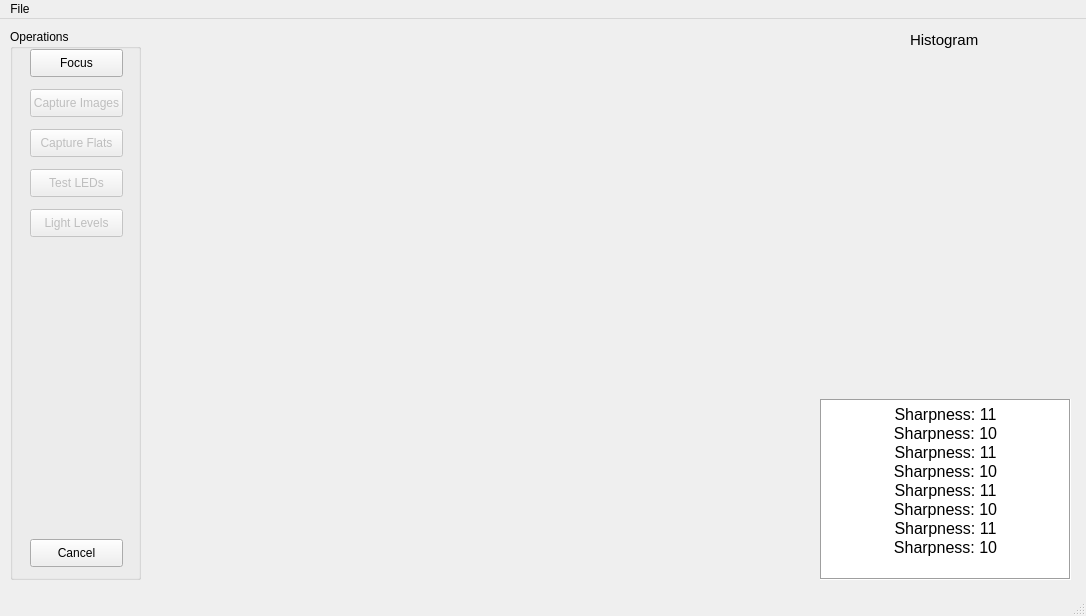
<?xml version="1.0" encoding="UTF-8"?>
<ui version="4.0">
 <class>MainWindow</class>
 <widget class="QMainWindow" name="MainWindow">
  <property name="geometry">
   <rect>
    <x>0</x>
    <y>0</y>
    <width>1086</width>
    <height>616</height>
   </rect>
  </property>
  <property name="windowTitle">
   <string>MISHA Image Capture</string>
  </property>
  <widget class="QWidget" name="centralwidget">
   <widget class="QGroupBox" name="groupBox">
    <property name="geometry">
     <rect>
      <x>10</x>
      <y>10</y>
      <width>131</width>
      <height>551</height>
     </rect>
    </property>
    <property name="title">
     <string>Operations</string>
    </property>
    <widget class="QPushButton" name="pushButton">
     <property name="geometry">
      <rect>
       <x>20</x>
       <y>20</y>
       <width>93</width>
       <height>28</height>
      </rect>
     </property>
     <property name="text">
      <string>Focus</string>
     </property>
    </widget>
    <widget class="QPushButton" name="pushButton_2">
     <property name="enabled">
      <bool>false</bool>
     </property>
     <property name="geometry">
      <rect>
       <x>20</x>
       <y>60</y>
       <width>93</width>
       <height>28</height>
      </rect>
     </property>
     <property name="text">
      <string>Capture Images</string>
     </property>
    </widget>
    <widget class="QPushButton" name="pushButton_3">
     <property name="enabled">
      <bool>false</bool>
     </property>
     <property name="geometry">
      <rect>
       <x>20</x>
       <y>100</y>
       <width>93</width>
       <height>28</height>
      </rect>
     </property>
     <property name="text">
      <string>Capture Flats</string>
     </property>
    </widget>
    <widget class="QPushButton" name="pushButton_4">
     <property name="enabled">
      <bool>false</bool>
     </property>
     <property name="geometry">
      <rect>
       <x>20</x>
       <y>140</y>
       <width>93</width>
       <height>28</height>
      </rect>
     </property>
     <property name="text">
      <string>Test LEDs</string>
     </property>
    </widget>
    <widget class="QPushButton" name="pushButton_5">
     <property name="enabled">
      <bool>false</bool>
     </property>
     <property name="geometry">
      <rect>
       <x>20</x>
       <y>180</y>
       <width>93</width>
       <height>28</height>
      </rect>
     </property>
     <property name="text">
      <string>Light Levels</string>
     </property>
    </widget>
    <widget class="QPushButton" name="pushButton_6">
     <property name="geometry">
      <rect>
       <x>20</x>
       <y>510</y>
       <width>93</width>
       <height>28</height>
      </rect>
     </property>
     <property name="text">
      <string>Cancel</string>
     </property>
    </widget>
   </widget>
   <widget class="QLabel" name="label_3">
    <property name="geometry">
     <rect>
      <x>160</x>
      <y>20</y>
      <width>631</width>
      <height>541</height>
     </rect>
    </property>
    <property name="autoFillBackground">
     <bool>false</bool>
    </property>
    <property name="text">
     <string/>
    </property>
    <property name="pixmap">
     <pixmap>Screenshot 2022-10-02 141047.png</pixmap>
    </property>
    <property name="scaledContents">
     <bool>true</bool>
    </property>
   </widget>
   <widget class="QTextEdit" name="textEdit">
    <property name="geometry">
     <rect>
      <x>820</x>
      <y>380</y>
      <width>251</width>
      <height>181</height>
     </rect>
    </property>
    <property name="frameShape">
     <enum>QFrame::Box</enum>
    </property>
    <property name="html">
     <string>&lt;!DOCTYPE HTML PUBLIC &quot;-//W3C//DTD HTML 4.0//EN&quot; &quot;http://www.w3.org/TR/REC-html40/strict.dtd&quot;&gt;
&lt;html&gt;&lt;head&gt;&lt;meta name=&quot;qrichtext&quot; content=&quot;1&quot; /&gt;&lt;style type=&quot;text/css&quot;&gt;
p, li { white-space: pre-wrap; }
&lt;/style&gt;&lt;/head&gt;&lt;body style=&quot; font-family:'MS Shell Dlg 2'; font-size:6.6pt; font-weight:400; font-style:normal;&quot;&gt;
&lt;p align=&quot;center&quot; style=&quot; margin-top:0px; margin-bottom:0px; margin-left:0px; margin-right:0px; -qt-block-indent:0; text-indent:0px;&quot;&gt;&lt;span style=&quot; font-size:12pt;&quot;&gt;Sharpness: 11&lt;/span&gt;&lt;/p&gt;
&lt;p align=&quot;center&quot; dir='rtl' style=&quot; margin-top:0px; margin-bottom:0px; margin-left:0px; margin-right:0px; -qt-block-indent:0; text-indent:0px;&quot;&gt;&lt;span style=&quot; font-size:12pt;&quot;&gt;Sharpness: 10&lt;/span&gt;&lt;/p&gt;
&lt;p align=&quot;center&quot; dir='rtl' style=&quot; margin-top:0px; margin-bottom:0px; margin-left:0px; margin-right:0px; -qt-block-indent:0; text-indent:0px;&quot;&gt;&lt;span style=&quot; font-size:12pt;&quot;&gt;Sharpness: 11&lt;/span&gt;&lt;/p&gt;
&lt;p align=&quot;center&quot; dir='rtl' style=&quot; margin-top:0px; margin-bottom:0px; margin-left:0px; margin-right:0px; -qt-block-indent:0; text-indent:0px;&quot;&gt;&lt;span style=&quot; font-size:12pt;&quot;&gt;Sharpness: 10&lt;/span&gt;&lt;/p&gt;
&lt;p align=&quot;center&quot; dir='rtl' style=&quot; margin-top:0px; margin-bottom:0px; margin-left:0px; margin-right:0px; -qt-block-indent:0; text-indent:0px;&quot;&gt;&lt;span style=&quot; font-size:12pt;&quot;&gt;Sharpness: 11&lt;/span&gt;&lt;/p&gt;
&lt;p align=&quot;center&quot; dir='rtl' style=&quot; margin-top:0px; margin-bottom:0px; margin-left:0px; margin-right:0px; -qt-block-indent:0; text-indent:0px;&quot;&gt;&lt;span style=&quot; font-size:12pt;&quot;&gt;Sharpness: 10&lt;/span&gt;&lt;/p&gt;
&lt;p align=&quot;center&quot; dir='rtl' style=&quot; margin-top:0px; margin-bottom:0px; margin-left:0px; margin-right:0px; -qt-block-indent:0; text-indent:0px;&quot;&gt;&lt;span style=&quot; font-size:12pt;&quot;&gt;Sharpness: 11&lt;/span&gt;&lt;/p&gt;
&lt;p align=&quot;center&quot; dir='rtl' style=&quot; margin-top:0px; margin-bottom:0px; margin-left:0px; margin-right:0px; -qt-block-indent:0; text-indent:0px;&quot;&gt;&lt;span style=&quot; font-size:12pt;&quot;&gt;Sharpness: 10&lt;/span&gt;&lt;/p&gt;&lt;/body&gt;&lt;/html&gt;</string>
    </property>
   </widget>
   <widget class="QLabel" name="label_4">
    <property name="geometry">
     <rect>
      <x>820</x>
      <y>180</y>
      <width>251</width>
      <height>191</height>
     </rect>
    </property>
    <property name="autoFillBackground">
     <bool>false</bool>
    </property>
    <property name="text">
     <string/>
    </property>
    <property name="pixmap">
     <pixmap>Screenshot 2022-10-02 141047.png</pixmap>
    </property>
    <property name="scaledContents">
     <bool>true</bool>
    </property>
   </widget>
   <widget class="QLabel" name="label">
    <property name="geometry">
     <rect>
      <x>910</x>
      <y>10</y>
      <width>81</width>
      <height>21</height>
     </rect>
    </property>
    <property name="font">
     <font>
      <pointsize>11</pointsize>
     </font>
    </property>
    <property name="text">
     <string>Histogram</string>
    </property>
   </widget>
   <widget class="QLabel" name="label_5">
    <property name="geometry">
     <rect>
      <x>820</x>
      <y>40</y>
      <width>251</width>
      <height>131</height>
     </rect>
    </property>
    <property name="autoFillBackground">
     <bool>false</bool>
    </property>
    <property name="text">
     <string/>
    </property>
    <property name="pixmap">
     <pixmap>Screenshot 2022-10-02 150511.png</pixmap>
    </property>
    <property name="scaledContents">
     <bool>true</bool>
    </property>
   </widget>
  </widget>
  <widget class="QMenuBar" name="menubar">
   <property name="geometry">
    <rect>
     <x>0</x>
     <y>0</y>
     <width>1086</width>
     <height>26</height>
    </rect>
   </property>
   <widget class="QMenu" name="menuFile">
    <property name="title">
     <string>File</string>
    </property>
    <widget class="QMenu" name="menuSave_as">
     <property name="title">
      <string>Save as...</string>
     </property>
     <addaction name="actionCube"/>
    </widget>
    <addaction name="menuSave_as"/>
   </widget>
   <addaction name="menuFile"/>
  </widget>
  <widget class="QStatusBar" name="statusbar"/>
  <action name="actionCube">
   <property name="text">
    <string>Cube</string>
   </property>
  </action>
 </widget>
 <resources>
  <include location="resources.qrc"/>
 </resources>
 <connections/>
</ui>
